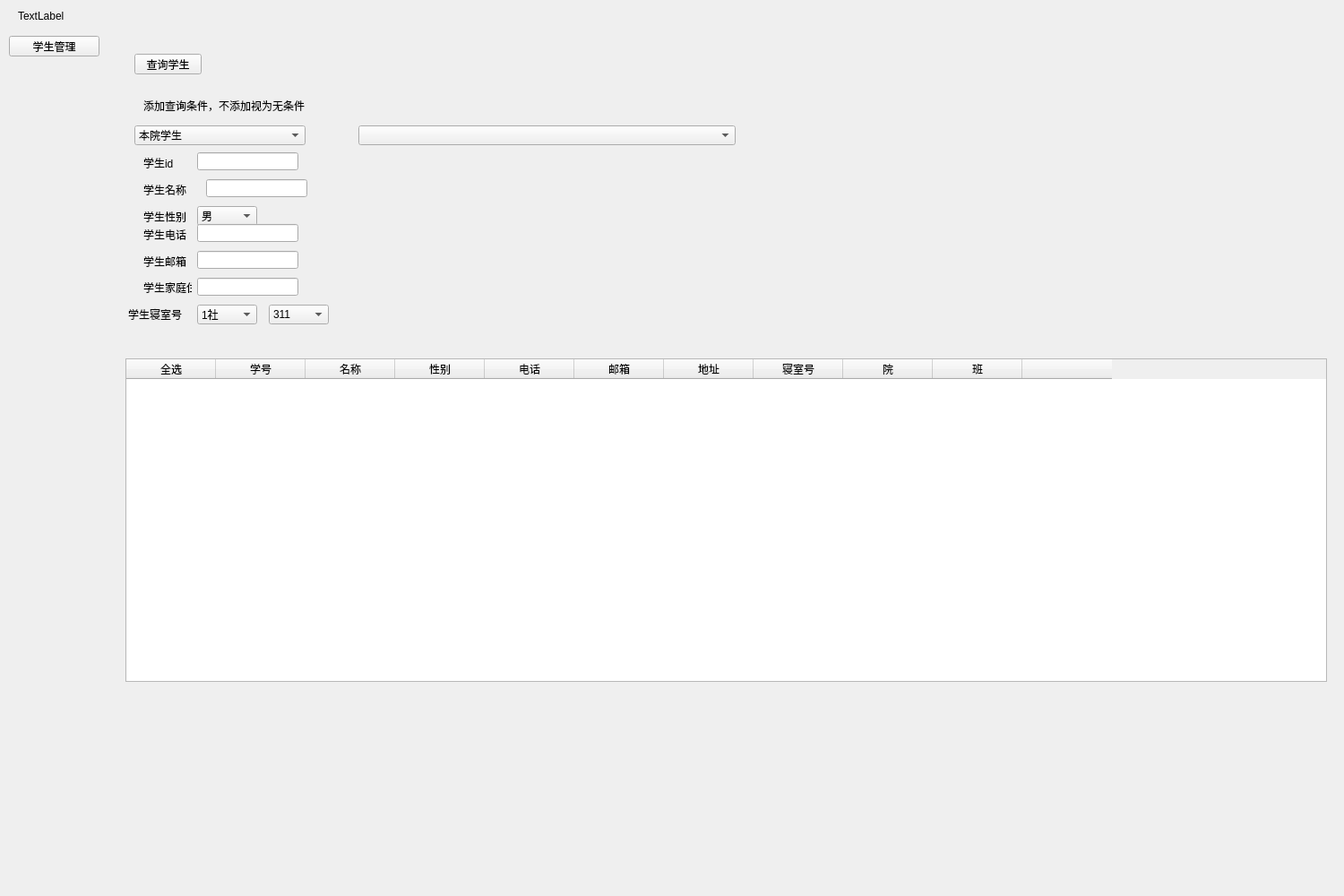
<?xml version="1.0" encoding="UTF-8"?>
<ui version="4.0">
 <class>Form</class>
 <widget class="QWidget" name="Form">
  <property name="geometry">
   <rect>
    <x>0</x>
    <y>0</y>
    <width>1500</width>
    <height>1000</height>
   </rect>
  </property>
  <property name="windowTitle">
   <string>Form</string>
  </property>
  <widget class="QLabel" name="label_title">
   <property name="geometry">
    <rect>
     <x>20</x>
     <y>10</y>
     <width>671</width>
     <height>16</height>
    </rect>
   </property>
   <property name="text">
    <string>TextLabel</string>
   </property>
  </widget>
  <widget class="QPushButton" name="student_button">
   <property name="geometry">
    <rect>
     <x>10</x>
     <y>40</y>
     <width>101</width>
     <height>23</height>
    </rect>
   </property>
   <property name="text">
    <string>学生管理</string>
   </property>
  </widget>
  <widget class="QWidget" name="student" native="true">
   <property name="geometry">
    <rect>
     <x>130</x>
     <y>40</y>
     <width>1361</width>
     <height>941</height>
    </rect>
   </property>
   <widget class="QComboBox" name="select_sdept_box">
    <property name="geometry">
     <rect>
      <x>20</x>
      <y>100</y>
      <width>191</width>
      <height>22</height>
     </rect>
    </property>
    <item>
     <property name="text">
      <string>本院学生</string>
     </property>
    </item>
    <item>
     <property name="text">
      <string>全校学生</string>
     </property>
    </item>
   </widget>
   <widget class="QTableWidget" name="student_table">
    <property name="geometry">
     <rect>
      <x>10</x>
      <y>360</y>
      <width>1341</width>
      <height>361</height>
     </rect>
    </property>
    <column>
     <property name="text">
      <string>全选</string>
     </property>
    </column>
    <column>
     <property name="text">
      <string>学号</string>
     </property>
    </column>
    <column>
     <property name="text">
      <string>名称</string>
     </property>
    </column>
    <column>
     <property name="text">
      <string>性别</string>
     </property>
    </column>
    <column>
     <property name="text">
      <string>电话</string>
     </property>
    </column>
    <column>
     <property name="text">
      <string>邮箱</string>
     </property>
    </column>
    <column>
     <property name="text">
      <string>地址</string>
     </property>
    </column>
    <column>
     <property name="text">
      <string>寝室号</string>
     </property>
    </column>
    <column>
     <property name="text">
      <string>院</string>
     </property>
    </column>
    <column>
     <property name="text">
      <string>班</string>
     </property>
    </column>
    <column>
     <property name="text">
      <string/>
     </property>
    </column>
   </widget>
   <widget class="QPushButton" name="student_button2">
    <property name="geometry">
     <rect>
      <x>20</x>
      <y>20</y>
      <width>75</width>
      <height>23</height>
     </rect>
    </property>
    <property name="text">
     <string>查询学生</string>
    </property>
   </widget>
   <widget class="QLabel" name="label">
    <property name="geometry">
     <rect>
      <x>30</x>
      <y>70</y>
      <width>341</width>
      <height>16</height>
     </rect>
    </property>
    <property name="text">
     <string>添加查询条件，不添加视为无条件</string>
    </property>
   </widget>
   <widget class="QLabel" name="label_2">
    <property name="geometry">
     <rect>
      <x>30</x>
      <y>132</y>
      <width>54</width>
      <height>20</height>
     </rect>
    </property>
    <property name="text">
     <string>学生id</string>
    </property>
   </widget>
   <widget class="QLabel" name="label_3">
    <property name="geometry">
     <rect>
      <x>30</x>
      <y>162</y>
      <width>54</width>
      <height>20</height>
     </rect>
    </property>
    <property name="text">
     <string>学生名称</string>
    </property>
   </widget>
   <widget class="QLabel" name="label_4">
    <property name="geometry">
     <rect>
      <x>30</x>
      <y>191</y>
      <width>54</width>
      <height>21</height>
     </rect>
    </property>
    <property name="text">
     <string>学生性别</string>
    </property>
   </widget>
   <widget class="QLabel" name="label_5">
    <property name="geometry">
     <rect>
      <x>30</x>
      <y>212</y>
      <width>54</width>
      <height>20</height>
     </rect>
    </property>
    <property name="text">
     <string>学生电话</string>
    </property>
   </widget>
   <widget class="QLabel" name="label_6">
    <property name="geometry">
     <rect>
      <x>30</x>
      <y>270</y>
      <width>54</width>
      <height>21</height>
     </rect>
    </property>
    <property name="text">
     <string>学生家庭住址</string>
    </property>
   </widget>
   <widget class="QLabel" name="label_7">
    <property name="geometry">
     <rect>
      <x>13</x>
      <y>300</y>
      <width>71</width>
      <height>21</height>
     </rect>
    </property>
    <property name="text">
     <string>学生寝室号</string>
    </property>
   </widget>
   <widget class="QLabel" name="label_8">
    <property name="geometry">
     <rect>
      <x>30</x>
      <y>241</y>
      <width>54</width>
      <height>21</height>
     </rect>
    </property>
    <property name="text">
     <string>学生邮箱</string>
    </property>
   </widget>
   <widget class="QComboBox" name="select_class_box">
    <property name="geometry">
     <rect>
      <x>270</x>
      <y>100</y>
      <width>421</width>
      <height>22</height>
     </rect>
    </property>
   </widget>
   <widget class="QComboBox" name="select_sex_box">
    <property name="geometry">
     <rect>
      <x>90</x>
      <y>190</y>
      <width>67</width>
      <height>22</height>
     </rect>
    </property>
    <item>
     <property name="text">
      <string>男</string>
     </property>
    </item>
    <item>
     <property name="text">
      <string>女</string>
     </property>
    </item>
   </widget>
   <widget class="QComboBox" name="select_dorm_box">
    <property name="geometry">
     <rect>
      <x>90</x>
      <y>300</y>
      <width>67</width>
      <height>22</height>
     </rect>
    </property>
    <item>
     <property name="text">
      <string>1社</string>
     </property>
    </item>
    <item>
     <property name="text">
      <string>2社</string>
     </property>
    </item>
    <item>
     <property name="text">
      <string>3社</string>
     </property>
    </item>
   </widget>
   <widget class="QComboBox" name="select_dorm_box2">
    <property name="geometry">
     <rect>
      <x>170</x>
      <y>300</y>
      <width>67</width>
      <height>22</height>
     </rect>
    </property>
    <item>
     <property name="text">
      <string>311</string>
     </property>
    </item>
   </widget>
   <widget class="QLineEdit" name="lineEdit">
    <property name="geometry">
     <rect>
      <x>90</x>
      <y>130</y>
      <width>113</width>
      <height>20</height>
     </rect>
    </property>
   </widget>
   <widget class="QLineEdit" name="lineEdit_2">
    <property name="geometry">
     <rect>
      <x>100</x>
      <y>160</y>
      <width>113</width>
      <height>20</height>
     </rect>
    </property>
   </widget>
   <widget class="QLineEdit" name="lineEdit_3">
    <property name="geometry">
     <rect>
      <x>90</x>
      <y>210</y>
      <width>113</width>
      <height>20</height>
     </rect>
    </property>
   </widget>
   <widget class="QLineEdit" name="lineEdit_4">
    <property name="geometry">
     <rect>
      <x>90</x>
      <y>240</y>
      <width>113</width>
      <height>20</height>
     </rect>
    </property>
   </widget>
   <widget class="QLineEdit" name="lineEdit_5">
    <property name="geometry">
     <rect>
      <x>90</x>
      <y>270</y>
      <width>113</width>
      <height>20</height>
     </rect>
    </property>
   </widget>
  </widget>
 </widget>
 <resources/>
 <connections/>
</ui>
